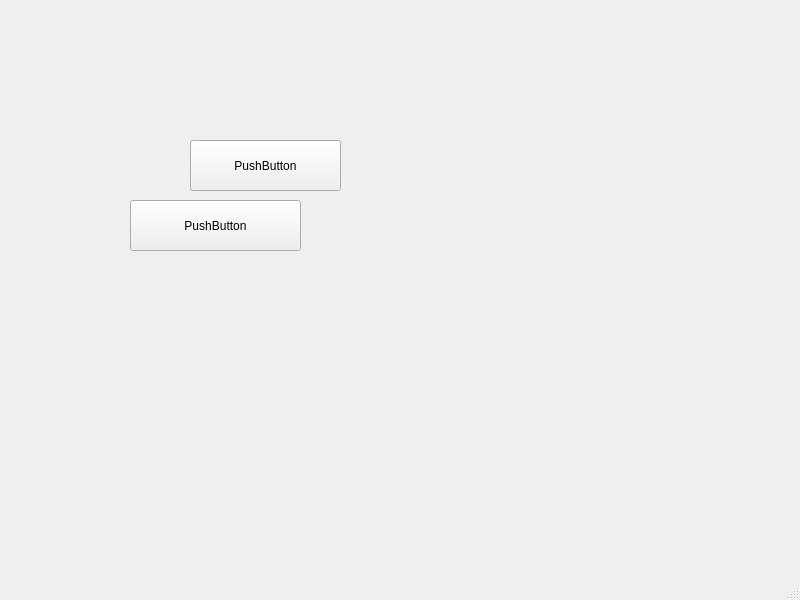
<?xml version="1.0" encoding="UTF-8"?>
<ui version="4.0">
 <class>MainWindow</class>
 <widget class="QMainWindow" name="MainWindow">
  <property name="geometry">
   <rect>
    <x>0</x>
    <y>0</y>
    <width>800</width>
    <height>600</height>
   </rect>
  </property>
  <property name="windowTitle">
   <string>MainWindow</string>
  </property>
  <widget class="QWidget" name="centralwidget">
   <widget class="QPushButton" name="pushButton">
    <property name="geometry">
     <rect>
      <x>190</x>
      <y>140</y>
      <width>151</width>
      <height>51</height>
     </rect>
    </property>
    <property name="text">
     <string>PushButton</string>
    </property>
   </widget>
   <widget class="QPushButton" name="pushButton_2">
    <property name="geometry">
     <rect>
      <x>130</x>
      <y>200</y>
      <width>171</width>
      <height>51</height>
     </rect>
    </property>
    <property name="text">
     <string>PushButton</string>
    </property>
   </widget>
  </widget>
  <widget class="QMenuBar" name="menubar">
   <property name="geometry">
    <rect>
     <x>0</x>
     <y>0</y>
     <width>800</width>
     <height>21</height>
    </rect>
   </property>
  </widget>
  <widget class="QStatusBar" name="statusbar"/>
 </widget>
 <resources/>
 <connections/>
</ui>
